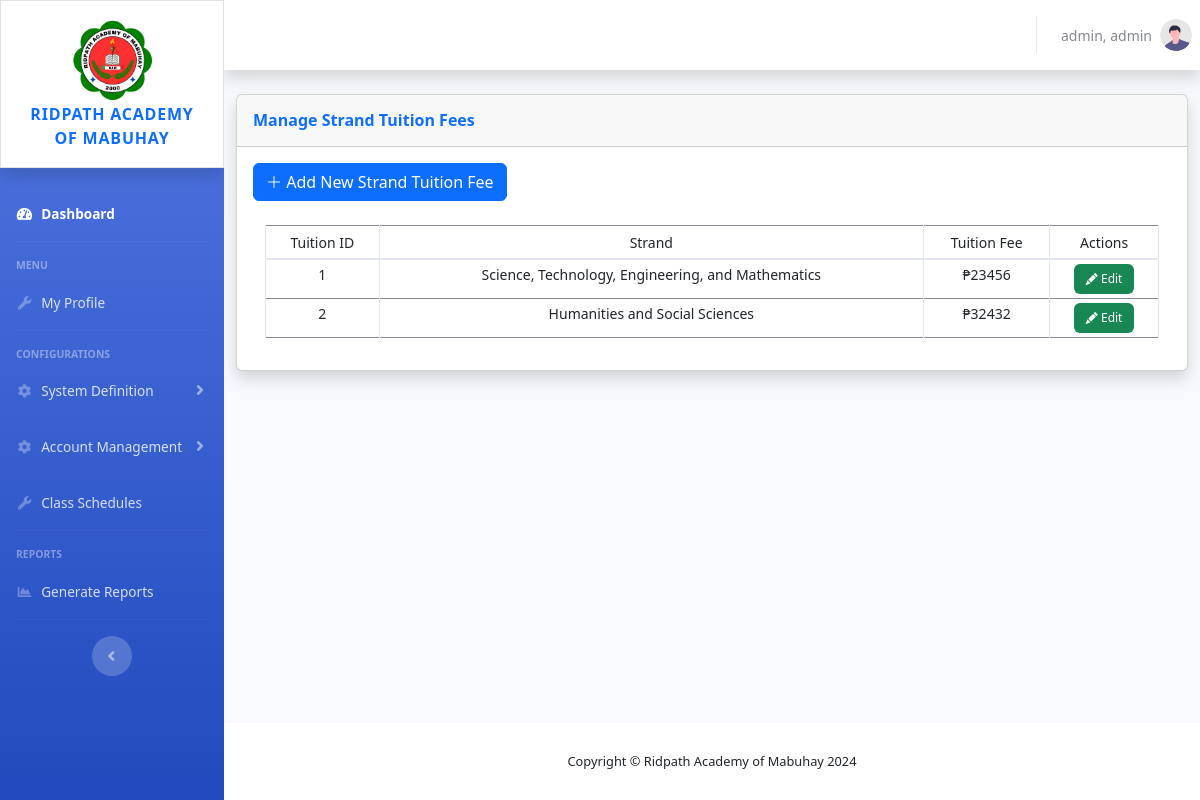
The page /admin/tuitionfees.php (signed in) on the database as committed earlier.
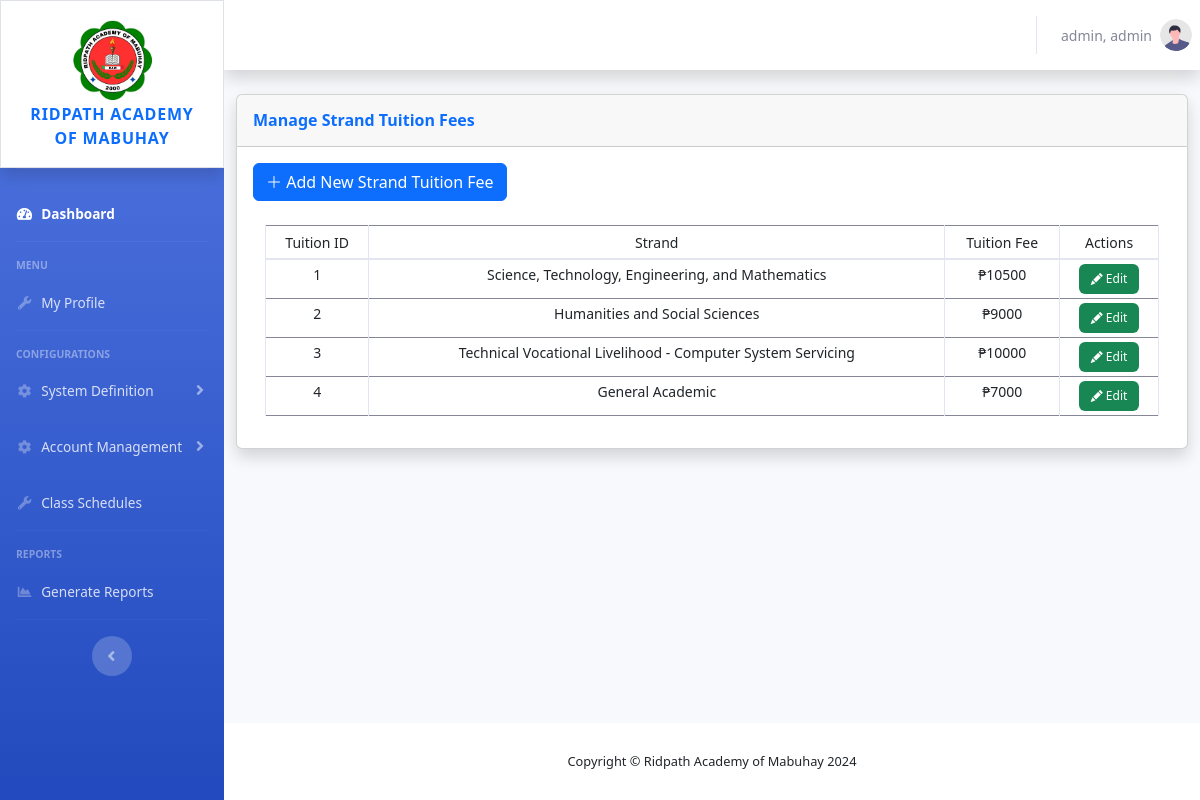
The same page on the database as committed later.
### tables this page shows
CREATE TABLE `tuitionfees` (
  `tuitionID` int(254) NOT NULL,
  `strandID` int(254) NOT NULL,
  `amount` int(254) NOT NULL
);

CREATE TABLE `strands` (
  `strandID` int(254) NOT NULL,
  `strandname` varchar(254) NOT NULL,
  `abbreviation` varchar(254) NOT NULL,
  `isactive` varchar(10) NOT NULL
);

### admin/tuitionfees.php (the view, shortened to what this page needs)
<?php
    require '../shared/header.php';
?>
                <div class="container-fluid">
                    <div class="row">
                        <div class="col-xl-12 col-lg-12">
                            <div class="card shadow mb-4">
                                <div
                                    class="card-header py-3 d-flex flex-row align-items-center justify-content-between">
                                    <h6 class="m-0 font-weight-bold text-primary">Manage Strand Tuition Fees</h6>
                                </div>
                                <div class="card-body">
                                    <div class="row" id="page-btn-container">
                                        <div class="col-4">
                                        <button class="btn btn-primary" id="page-btn" data-bs-toggle="modal" data-bs-target="#modal-Add"><i class="bi bi-plus-lg"></i> Add New Strand Tuition Fee</button>
                                        </div>
                                    </div>
                                    <div class="container">
                                    <div class="table-responsive mt-4">
                                    <table class="table table-hover table-bordered table-sm w-100" id="table">
                                        <thead>
                                        <tr>
                                            <th scope="col" class="text-center" id="th"><small>Tuition ID</small></th>
                                            <th scope="col" class="text-center" id="th"><small>Strand</small></th>
                                            <th scope="col" class="text-center" id="th"><small>Tuition Fee</small></th>
                                            <th scope="col" class="text-center" id="th"><small>Actions</small></th>
                                        </tr>
                                        </thead>
                                        <tbody>
                                        <?php
                                        $fetchQuery = "SELECT * FROM tuitionfees LEFT JOIN strands ON tuitionfees.strandID = strands.strandID";
                                        $fetchedData = mysqli_query($conn, $fetchQuery);
                                        while($DataArray = mysqli_fetch_assoc($fetchedData)){
                                            $ID = $DataArray['tuitionID'];
                                            $strandname = $DataArray['strandname'];
                                            $amount = $DataArray['amount'];
                                            ?>
                                            <tr>
                                                <td class="text-center" id="td"><?php echo $ID; ?></td>
                                                <td class="text-center" id="td"><?php echo $strandname; ?></td>
                                                <td class="text-center" id="td">₱<?php echo $amount; ?></td>
                                                <td class="text-center" id="td">
                                                    <button class="btn btn-success border-0" title="Edit" id="table-button"
                                                            data-bs-toggle="modal"
                                                            data-bs-target="#modal-Edit"
                                                            data-bs-tuitionID="<?php echo $ID;?>"
                                                            >
                                                            <i class="bi bi-pencil-fill" id="table-btn-icon"></i> <span id="tablebutton-text">Edit</span>
                                                    </button>
                                                </td>
                                            </tr>
                                            <?php
                                        }
                                        ?>
                                        </tbody>
                                    </table>
                                    </div>
                                    </div>
                                </div>
                            </div>
                        </div>
                    </div>
                </div>
            </div>
<?php
    require '../shared/footer.php';
?>

Rows that differ between the two databases and show on the page:
changed tuitionfees "Science, Technology, Engineering, and Mathematics": amount "23456" → "10500"
changed tuitionfees "Humanities and Social Sciences": amount "32432" → "9000"
added tuitionfees: tuitionID "3", strandID.strandname "Technical Vocational Livelihood - Computer System Servicing", amount "10000"
added tuitionfees: tuitionID "4", strandID.strandname "General Academic", amount "7000"
